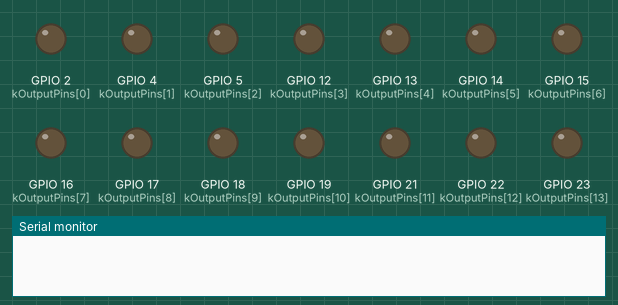
This program was run on a simulated ESP32. On the bench: output pins drawn as LEDs (lit = HIGH), the last lines printed to the serial monitor. WiFi joins after 1.5 s; servers stay silent unless stated; uploads are accepted with an empty reply.

Above: at 0.1 s.
At 1.91 s:
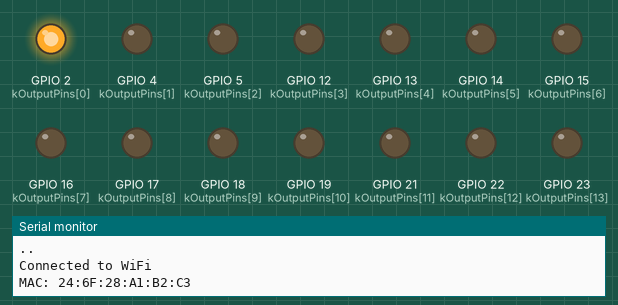
Timing chart, 0 to 3.5 s (numbered marks = the images above):
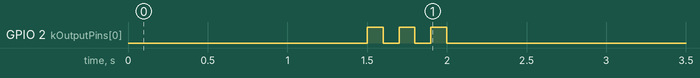

The program:

main.cpp
```cpp
#ifndef LED_CONTROL_H
#define LED_CONTROL_H

#include <Arduino.h>
#include <ArduinoJson.h> // Make sure to add ArduinoJson to lib_deps if not present (User might need to add it)
#include <HTTPClient.h>  // Required for HTTPClient
#include <WiFi.h>

// Config
const char *ssid = "VeryHandsome";
const char *password = "aaaaaaaa";
String serverUrl = "http://smartbot-ai.com/3R/Earth/api_device.php";

String macAddress;

// Output-capable GPIOs (Safe list, excluding input-only 34-39 and flash pins
// 6-11)
const int kOutputPins[] = {2,  4,  5,  12, 13, 14, 15, 16, 17, 18,
                           19, 21, 22, 23, 25, 26, 27, 32, 33};
const int kPinCount = sizeof(kOutputPins) / sizeof(kOutputPins[0]);

void NetworkTask(void *pvParameters) {
  int failCount = 0; // Track consecutive failures

  while (1) {
    if (WiFi.status() == WL_CONNECTED) {
      HTTPClient http;

      Serial.print("[HTTP] Connecting... Heap: ");
      Serial.println(ESP.getFreeHeap()); // Debug Memory

      // Disable 'reuse' to force fresh connection every time (Stability)
      http.setReuse(false);
      http.begin(serverUrl);
      http.addHeader("Content-Type", "application/json");
      http.setUserAgent("ESP32-SmartBot/1.0");
      http.setConnectTimeout(10000);
      http.setTimeout(10000);

      String jsonPayload = "{\"mac\":\"" + macAddress + "\", \"ip\":\"" +
                           WiFi.localIP().toString() + "\"}";

      int httpCode = http.POST(jsonPayload);

      if (httpCode > 0) {
        // Success or Server Error (but connected)
        failCount = 0; // Reset failure counter
        Serial.print("[HTTP] Code: ");
        Serial.println(httpCode);

        if (httpCode == HTTP_CODE_OK ||
            httpCode == HTTP_CODE_MOVED_PERMANENTLY) {
          String response = http.getString();
          if (response.indexOf("commands") > 0) {
            for (int i = 0; i < kPinCount; i++) {
              int pin = kOutputPins[i];
              String onCommand = "\"" + String(pin) + "\":\"ON\"";
              String offCommand = "\"" + String(pin) + "\":\"OFF\"";

              if (response.indexOf(onCommand) > 0)
                digitalWrite(pin, HIGH);
              if (response.indexOf(offCommand) > 0)
                digitalWrite(pin, LOW);
            }
          }
        }
      } else {
        // Connection Failed
        failCount++;
        Serial.print("[HTTP] Failed. Count: ");
        Serial.print(failCount);
        Serial.print(" Error: ");
        Serial.println(http.errorToString(httpCode));
      }
      http.end();
    } else {
      // WiFi physically disconnected
      failCount = 10; // Force reconnect logic next
    }

    // Logic to handle persistent failures
    if (failCount >= 3) {
      Serial.println("[WiFi] Too many failures. Reconnecting WiFi...");
      WiFi.disconnect();
      WiFi.reconnect();
      failCount = 0;
      vTaskDelay(5000 / portTICK_PERIOD_MS); // Wait longer for WiFi
    }

    vTaskDelay(
        15000 /
        portTICK_PERIOD_MS); // Poll every 15 seconds (Avoid Rate Limiting)
  }
}

void setup() {
  Serial.begin(115200);

  // Setup all Output Pins
  for (int i = 0; i < kPinCount; i++) {
    pinMode(kOutputPins[i], OUTPUT);
    digitalWrite(kOutputPins[i], LOW); // Default OFF
  }

  // Connect WiFi
  WiFi.begin(ssid, password);
  unsigned long lastPrintTime = 0;
  while (WiFi.status() != WL_CONNECTED) {
    if (millis() - lastPrintTime >= 500) {
      Serial.print(".");
      lastPrintTime = millis();
    }
  }
  Serial.println("\nConnected to WiFi");
  macAddress = WiFi.macAddress();
  Serial.println("MAC: " + macAddress);

  // Indicate Connection Success (Blink D2 3 times using millis)
  for (int i = 0; i < 3; i++) {
    digitalWrite(2, HIGH);
    unsigned long start = millis();
    while (millis() - start < 100)
      ; // Busy wait using millis

    digitalWrite(2, LOW);
    start = millis();
    while (millis() - start < 100)
      ; // Busy wait using millis
  }

  // Create Tasks
  xTaskCreate(NetworkTask, "NetTask", 4096, NULL, 1, NULL);
}

void loop() {
  // Empty
}

#endif
```
